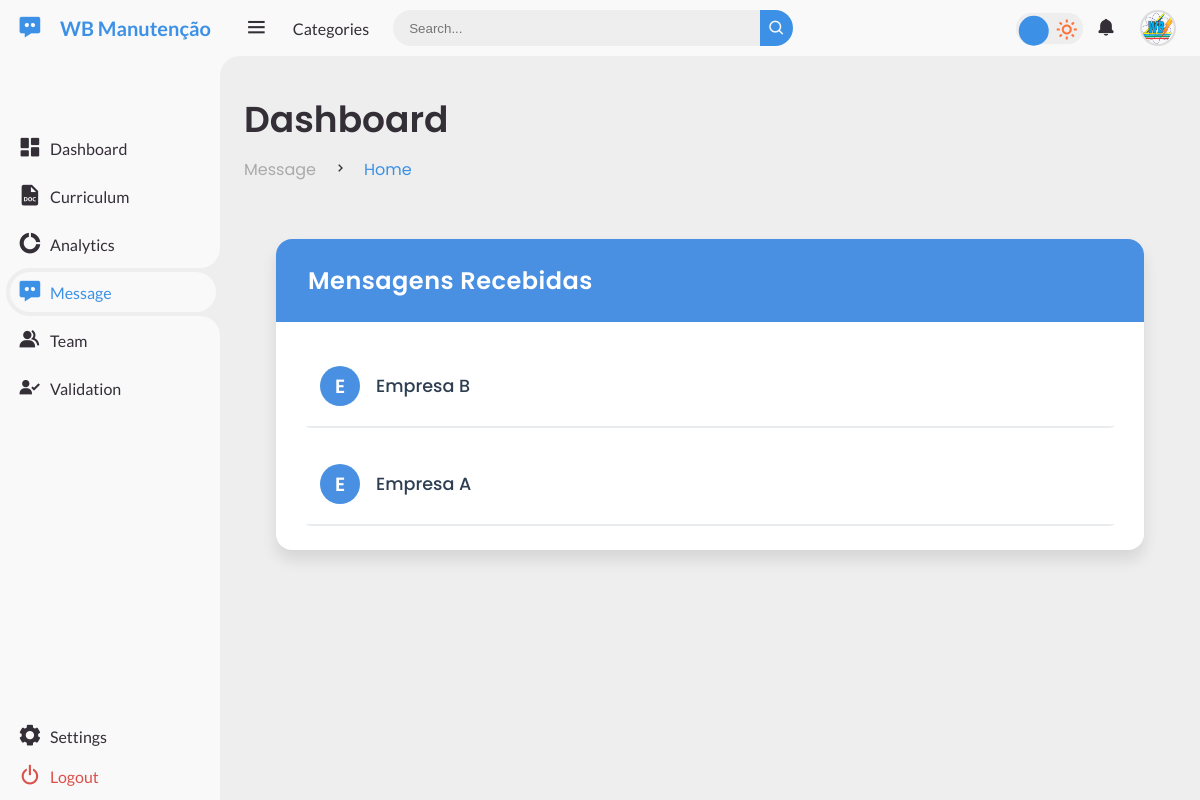
The page /contact/message.php (signed in) on the database its author committed.
### tables this page shows
CREATE TABLE IF NOT EXISTS contact_messages (
    id INT AUTO_INCREMENT PRIMARY KEY,
    company_name VARCHAR(255) NOT NULL,
    contact_name VARCHAR(255) NOT NULL,
    email VARCHAR(255) NOT NULL,
    phone VARCHAR(20) NOT NULL,
    message TEXT NOT NULL,
    created_at TIMESTAMP DEFAULT CURRENT_TIMESTAMP
);

### contact/message.php (the view, shortened to what this page needs)
<?php
$servername = "localhost";
$username = "root";
$password = "";
$dbname = "wb";
$conn = new mysqli($servername, $username, $password, $dbname);
?>
<!DOCTYPE html>
<html lang="en">
<head>
    <link href='https://unpkg.com/boxicons@2.1.4/css/boxicons.min.css' rel='stylesheet'>
    <link href='https://unpkg.com/boxicons@2.1.4/dist/boxicons.js' rel='stylesheet'>
    <link rel="stylesheet" href="../style.css">
    <link rel="stylesheet" href="msg.css">
</head>
<body>
<section id="sidebar">
		<a href="./admin.php" class="brand">
        <i class='bx bxs-message-dots bx-sm' ></i>
		<span class="text">WB Manutenção</span>
		</a>
		<ul class="side-menu top">
            <li>
        <a href="../admin.php">
					<i class='bx bxs-dashboard bx-sm' ></i>
					<span class="text">Dashboard</span>
				</a>
			</li>
            <?php if ($_SESSION['user_level'] === 'admin' || $_SESSION['user_level'] === 'rh'): ?>
			<li>
				<a href="../curriculum/curriculum.php">
					<i class='bx bxs-file-doc bx-sm' ></i>
					<span class="text">Curriculum</span>
				</a>
			</li>
            <?php endif; ?>
			<li>
				<a href="../analytics/analytics.php">
					<i class='bx bxs-doughnut-chart bx-sm' ></i>
					<span class="text">Analytics</span>
				</a>
			</li>
            <?php if ($_SESSION['user_level'] === 'admin' || $_SESSION['user_level'] === 'rh'): ?>
			<li class="active">
				<a href="../contact/message.php">
					<i class='bx bxs-message-dots bx-sm' ></i>
					<span class="text">Message</span>
				</a>
			</li>
            <?php endif; ?>
            <li>
				<a href="../myteam/myteam.php">
					<i class='bx bxs-group bx-sm' ></i>
					<span class="text">Team</span>
				</a>
			</li>
            <?php if ($_SESSION['user_level'] === 'admin'): ?>
            <li>
                <a href="../validationlogin.php">
                <i class='bx bxs-user-check bx-sm'></i>
                    <span class="text">Validation</span>
                </a>
            </li>
            <?php endif; ?>
            <ul class="side-menu bottom">
			<li>
				<a href="#">
					<i class='bx bxs-cog bx-sm bx-spin-hover' ></i>
					<span class="text">Settings</span>
				</a>
			</li>
			<li>
				<a href="../logout.php" class="logout">
					<i class='bx bx-power-off bx-sm bx-burst-hover' ></i>
					<span class="text">Logout</span>
				</a>
			</li>
		</ul>
		</ul>
	</section>
<section id="content">
    <nav>
        <i class='bx bx-menu bx-sm' ></i>
        <a href="#" class="nav-link">Categories</a>
        <form action="#">
            <div class="form-input">
                <input type="search" placeholder="Search...">
                <button type="submit" class="search-btn"><i class='bx bx-search' ></i></button>
            </div>
        </form>
        <label class="swith-lm" for="switch-mode">
            <i class="bx bx-sun"></i>
            <div class="ball"></div>
        </label>
        <a href="#" class="notification" id="notificationIcon">
            <i class='bx bxs-bell bx-tada-hover'></i>
        </a>
        <a href="#" class="profile" id="profileIcon">
            <img src="../imagem/logo.png" alt="Profile">
        </a>
    </nav>
    <main>
        <div class="head-title">
            <div class="left">
                <h1>Dashboard</h1>
                <ul class="breadcrumb">
                    <li>
                        <a href="#">Message</a>
                    </li>
                    <li>
                        <i class='bx bx-chevron-right'></i>
                    </li>
                    <li>
                        <a href="#" class="active">Home</a>
                    </li>
                </ul>
            </div>
        </div>
<br>
        <div class="msg-section">
    <h2 class="msg-title">Mensagens Recebidas</h2>
    <ul class="msg-list">
        <?php
        $sql = "SELECT id, company_name, contact_name, email, phone, message FROM contact_messages ORDER BY id DESC";
        $result = $conn->query($sql);
        if ($result->num_rows > 0) {
            while ($row = $result->fetch_assoc()) {
                $company_name = isset($row['company_name']) ? $row['company_name'] : 'Não informado';
                $company_initial = strtoupper(substr($company_name, 0, 1));
                echo "<li class='msg-item'>";
                echo "<div class='msg-header' onclick='toggleMessageDetails(this)'>";
                echo "<div class='msg-company-icon'>" . $company_initial . "</div>";
                echo "<div class='msg-company'>" . htmlspecialchars($company_name) . "</div>";
                echo "</div>";
                echo "</li>";
            }
        } else {
            echo "<li class='msg-empty'>";
            echo "<i class='bx bx-envelope'></i>";
            echo "<p>Nenhuma mensagem encontrada.</p>";
            echo "</li>";
        }
        ?>
    </ul>
</div>
    </main>
</body>
</html>

### contact/msg.css (style rules this page uses)
:root { --primary: #4A90E2; --secondary: #50C878; --danger: #FF6B6B; --background: #F8F9FA; --surface: #FFFFFF; --text-primary: #2C3E50; --text-secondary: #6C757D; --border: #E9ECEF; --shadow-sm: 0 2px 4px rgba(0,0,0,0.05); --shadow-md: 0 4px 6px rgba(0,0,0,0.1); --shadow-lg: 0 10px 15px rgba(0,0,0,0.1); --radius-sm: 8px; --radius-md: 12px; --radius-lg: 16px; }
.msg-section { background: var(--surface); border-radius: var(--radius-lg); box-shadow: var(--shadow-lg); margin: 2rem; overflow: hidden; }
.msg-title { background: var(--primary); color: white; padding: 1.5rem 2rem; font-size: 1.5rem; font-weight: 600; margin: 0; letter-spacing: 0.5px; }
.msg-list { padding: 1.5rem; display: grid; gap: 1rem; }
.msg-item { background: var(--background); border-radius: var(--radius-md); overflow: hidden; transition: all 0.3s ease; }
.msg-header { padding: 1.25rem; background: var(--surface); cursor: pointer; display: flex; align-items: center; gap: 1rem; border-bottom: 2px solid var(--border); }
.msg-company-icon { background: var(--primary); color: white; width: 40px; height: 40px; border-radius: 50%; display: flex; align-items: center; justify-content: center; font-size: 1.2rem; font-weight: 600; }
.msg-company { color: var(--text-primary); font-size: 1.1rem; font-weight: 500; }

### rows shown on the page
contact_messages: company_name "E", company_name "Empresa B"
contact_messages: company_name "E", company_name "Empresa A"
